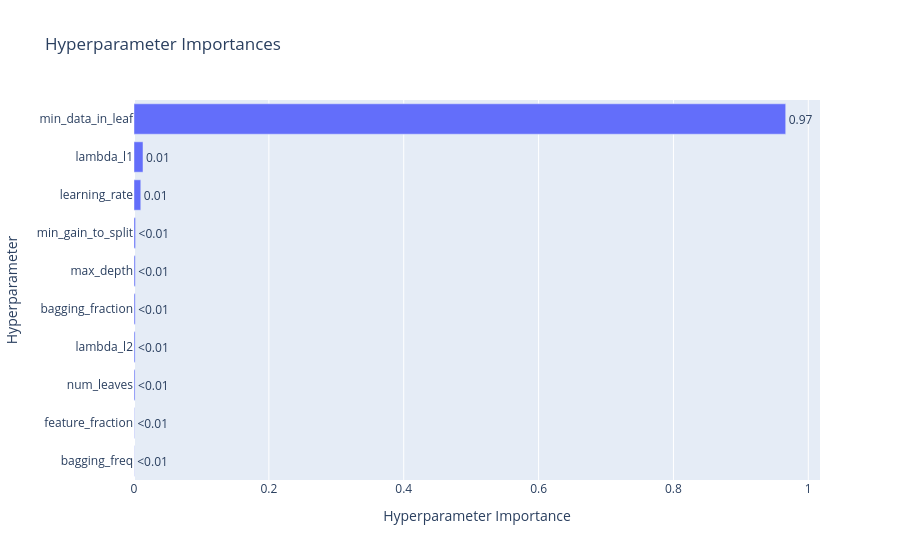

The cell this chart's notebook holds for it:
### Code cell
optuna.visualization.plot_optimization_history(study)
optuna.visualization.plot_param_importances(study)

### Figure 1 — Plotly figure (JSON) as saved in the notebook; plotly's stock layout.template omitted (floating-point values rounded to 4 significant figures)
{"data": [{"cliponaxis": false, "hovertemplate": ["bagging_freq (IntDistribution): 0.0003550789218981371<extra></extra>", "feature_fraction (FloatDistribution): 0.0005768287871219538<extra></extra>", "num_leaves (IntDistribution): 0.0015541802577458607<extra></extra>", "lambda_l2 (FloatDistribution): 0.001642130713194781<extra></extra>", "bagging_fraction (FloatDistribution): 0.0017919313877787118<extra></extra>", "max_depth (IntDistribution): 0.001883993794892399<extra></extra>", "min_gain_to_split (FloatDistribution): 0.0022957116618628776<extra></extra>", "learning_rate (FloatDistribution): 0.01004841370379427<extra></extra>", "lambda_l1 (FloatDistribution): 0.013368605098772982<extra></extra>", "min_data_in_leaf (IntDistribution): 0.9664831256729378<extra></extra>"], "name": "Objective Value", "orientation": "h", "text": ["<0.01", "<0.01", "<0.01", "<0.01", "<0.01", "<0.01", "<0.01", "0.01", "0.01", "0.97"], "textposition": "outside", "type": "bar", "x": [0.0003551, 0.0005768, 0.001554, 0.001642, 0.001792, 0.001884, 0.002296, 0.01005, 0.01337, 0.9665], "y": ["bagging_freq", "feature_fraction", "num_leaves", "lambda_l2", "bagging_fraction", "max_depth", "min_gain_to_split", "learning_rate", "lambda_l1", "min_data_in_leaf"]}], "layout": {"title": {"text": "Hyperparameter Importances"}, "xaxis": {"title": {"text": "Hyperparameter Importance"}}, "yaxis": {"title": {"text": "Hyperparameter"}}}}
